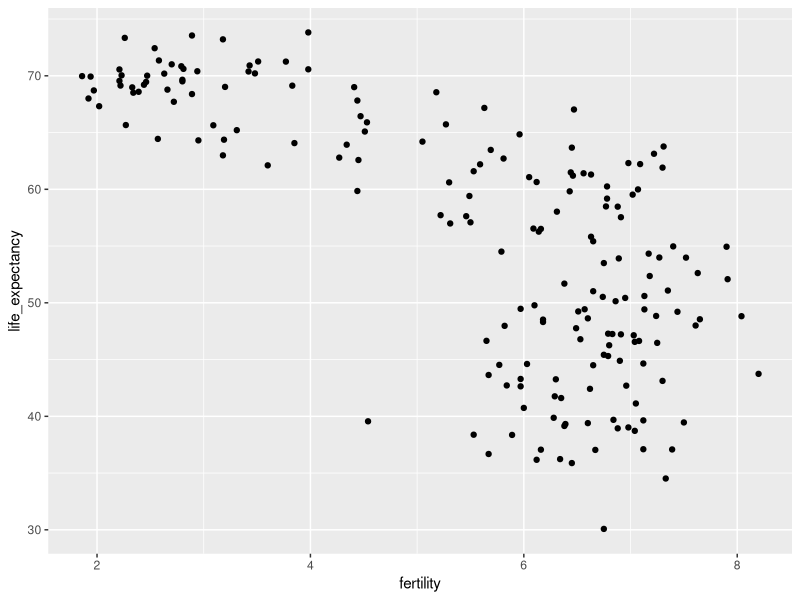
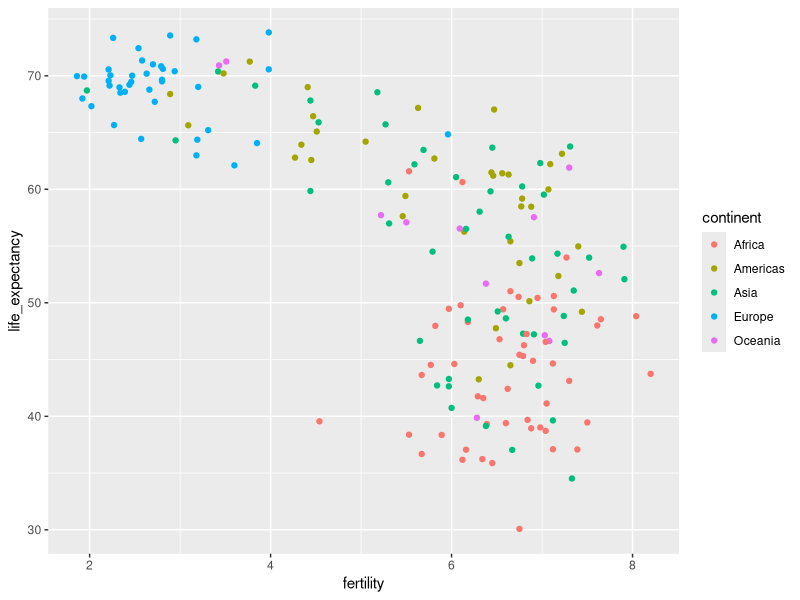
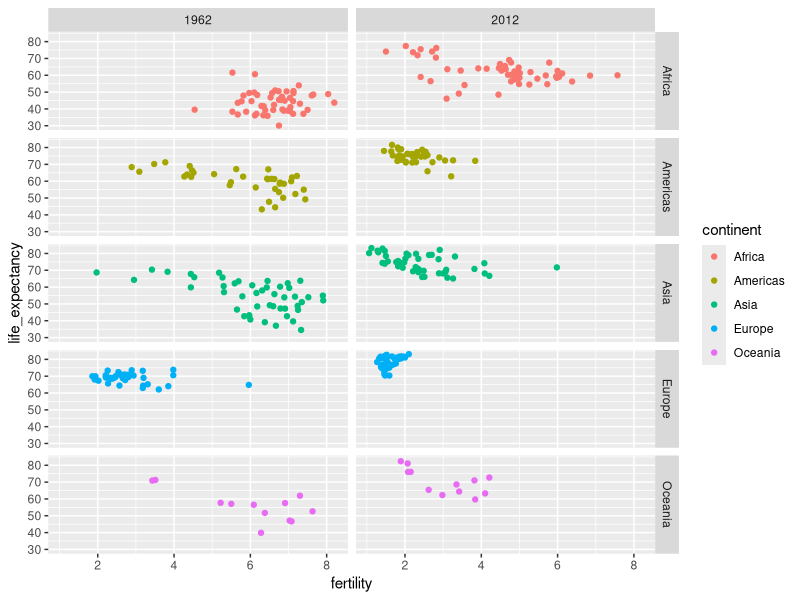
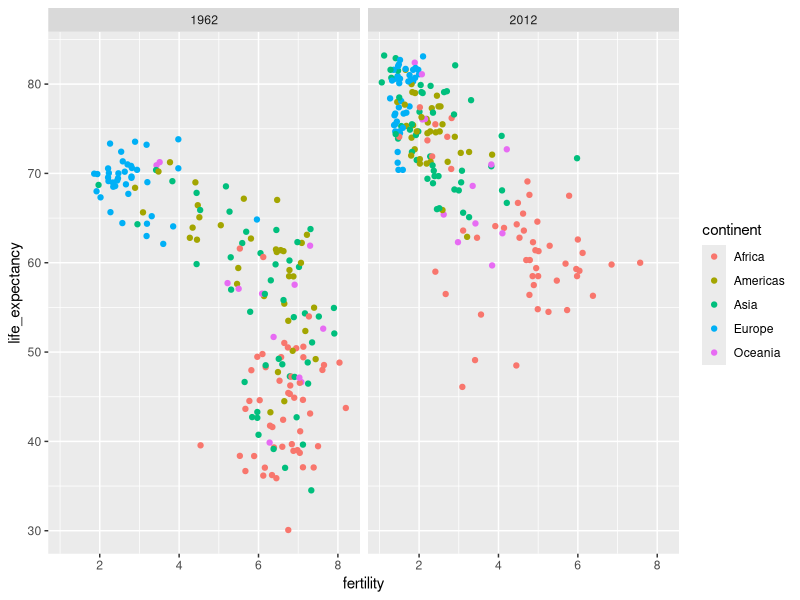
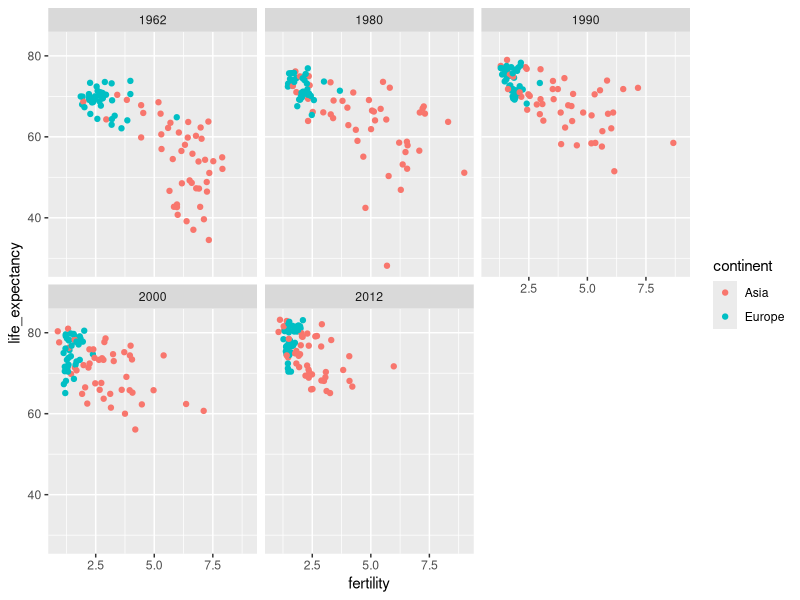
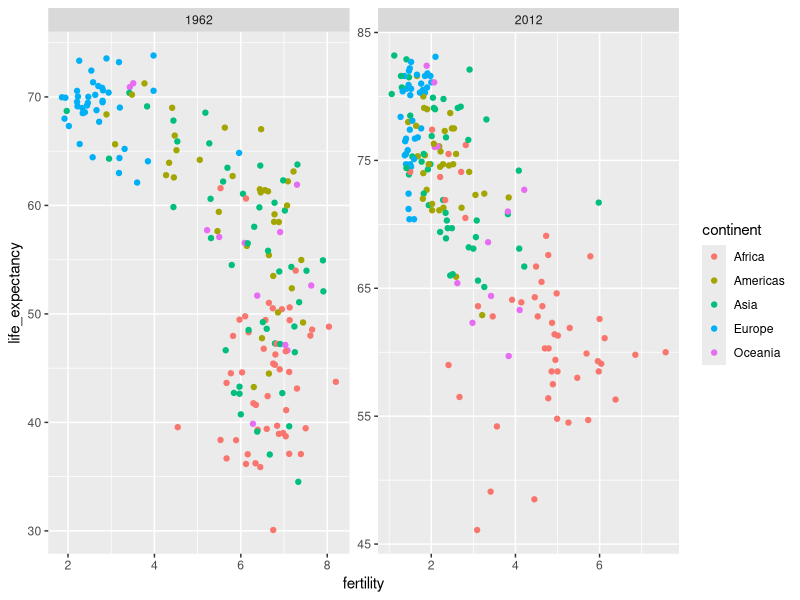
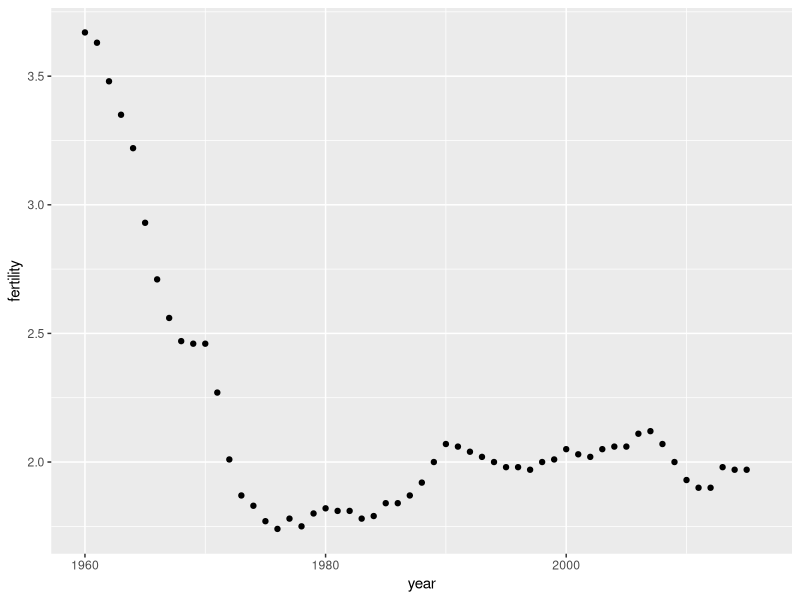
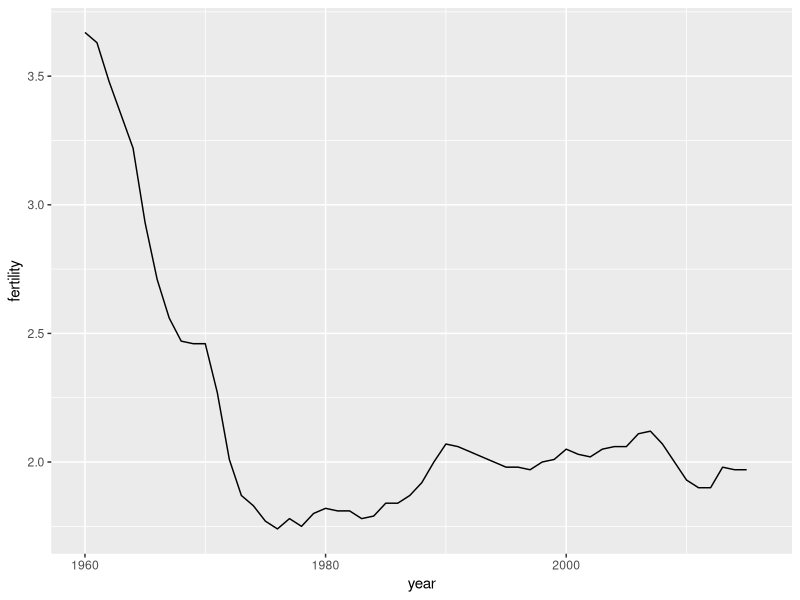

Reproduce these figures in R, in order.
## ---- chunk 1
library(tidyverse)
library(dslabs)
data(gapminder)
gapminder %>% as_tibble()
## ---- chunk 2
gapminder %>% 
  filter(year == 2015 & country %in% c("Sri Lanka","Turkey")) %>% 
  select(country, infant_mortality)
## ---- chunk 3
#> New names:
#> * country -> country...1
#> * infant_mortality -> infant_mortality...2
#> * country -> country...3
#> * infant_mortality -> infant_mortality...4
## ---- chunk 4
filter(gapminder, year == 1962) %>%
  ggplot(aes(fertility, life_expectancy)) +
  geom_point()
## ---- chunk 5
filter(gapminder, year == 1962) %>%
  ggplot( aes(fertility, life_expectancy, color = continent)) +
  geom_point() 
## ---- chunk 6
filter(gapminder, year%in%c(1962, 2012)) %>%
  ggplot(aes(fertility, life_expectancy, col = continent)) +
  geom_point() +
  facet_grid(continent~year)
## ---- chunk 7
filter(gapminder, year%in%c(1962, 2012)) %>%
  ggplot(aes(fertility, life_expectancy, col = continent)) +
  geom_point() +
  facet_grid(. ~ year)
## ---- chunk 8
years <- c(1962, 1980, 1990, 2000, 2012)
continents <- c("Europe", "Asia")
gapminder %>% 
  filter(year %in% years & continent %in% continents) %>%
  ggplot( aes(fertility, life_expectancy, col = continent)) +
  geom_point() +
  facet_wrap(~year) 
## ---- chunk 9
filter(gapminder, year%in%c(1962, 2012)) %>%
  ggplot(aes(fertility, life_expectancy, col = continent)) +
  geom_point() +
  facet_wrap(. ~ year, scales = "free")
## ---- chunk 10
gapminder %>% 
  filter(country == "United States") %>% 
  ggplot(aes(year, fertility)) +
  geom_point()
## ---- chunk 11
gapminder %>% 
  filter(country == "United States") %>% 
  ggplot(aes(year, fertility)) +
  geom_line()
## ---- chunk 12
countries <- c("South Korea","Germany")

gapminder %>% filter(country %in% countries) %>% 
  ggplot(aes(year,fertility)) +
  geom_line()
## ---- chunk 13
countries <- c("South Korea","Germany")
gapminder %>% filter(country %in% countries & !is.na(fertility)) %>% 
  ggplot(aes(year, fertility, group = country)) +
  geom_line()
## ---- chunk 14
countries <- c("South Korea","Germany")

gapminder %>% filter(country %in% countries & !is.na(fertility)) %>% 
  ggplot(aes(year,fertility, col = country)) +
  geom_line()
## ---- chunk 15
labels <- data.frame(country = countries, x = c(1975,1965), y = c(60,72))

gapminder %>% 
  filter(country %in% countries) %>% 
  ggplot(aes(year, life_expectancy, col = country)) +
  geom_line() +
  geom_text(data = labels, aes(x, y, label = country), size = 5) +
  theme(legend.position = "none")
## ---- chunk 16
gapminder <- gapminder %>%  mutate(dollars_per_day = gdp/population/365)
## ---- chunk 17
past_year <- 1970
gapminder %>% 
  filter(year == past_year & !is.na(gdp)) %>%
  ggplot(aes(dollars_per_day)) + 
  geom_histogram(binwidth = 1, color = "black")
## ---- chunk 18
gapminder %>% 
  filter(year == past_year & !is.na(gdp)) %>%
  ggplot(aes(log2(dollars_per_day))) + 
  geom_histogram(binwidth = 1, color = "black")
## ---- chunk 19
filter(gapminder, year == past_year) %>%
  summarize(min = min(population), max = max(population))
## ---- chunk 20
gapminder %>% 
  filter(year == past_year) %>%
  ggplot(aes(log10(population))) +
  geom_histogram(binwidth = 0.5, color = "black")
## ---- chunk 21
gapminder %>% 
  filter(year == past_year & !is.na(gdp)) %>%
  ggplot(aes(dollars_per_day)) + 
  geom_histogram(binwidth = 1, color = "black") +
  scale_x_continuous(trans = "log2")
## ---- chunk 22
gapminder %>% 
  filter(year == past_year & !is.na(gdp)) %>%
  mutate(region = reorder(region, dollars_per_day, FUN = median)) %>%
  ggplot(aes(dollars_per_day, region)) +
  geom_point() +
  scale_x_continuous(trans = "log2")  
## ---- chunk 23
gapminder <- gapminder %>% 
  mutate(group = case_when(
    region %in% c("Western Europe", "Northern Europe",
                  "Southern Europe", "Northern America", 
                  "Australia and New Zealand") ~ "West",
    region %in% c("Eastern Asia", "South-Eastern Asia") ~ "East Asia",
    region %in% c("Caribbean", "Central America", 
                  "South America") ~ "Latin America",
    continent == "Africa" & 
      region != "Northern Africa" ~ "Sub-Saharan",
    TRUE ~ "Others"))
## ---- chunk 24
gapminder <- gapminder %>% 
  mutate(group = factor(group, levels = c("Others", "Latin America",
                                          "East Asia","Sub-Saharan",
                                          "West")))
## ---- chunk 25
p <- gapminder %>% 
  filter(year == past_year & !is.na(gdp)) %>%
  ggplot(aes(group, dollars_per_day)) +
  geom_boxplot() +
  scale_y_continuous(trans = "log2") +
  xlab("") +
  theme(axis.text.x = element_text(angle = 90, hjust = 1)) 
p
## ---- chunk 26
p + geom_point(alpha = 0.5)
## ---- chunk 27
library(ggridges)
p <- gapminder %>% 
  filter(year == past_year & !is.na(dollars_per_day)) %>%
  ggplot(aes(dollars_per_day, group)) + 
  scale_x_continuous(trans = "log2") 
p  + geom_density_ridges() 
## ---- chunk 28
p + geom_density_ridges(jittered_points = TRUE)
## ---- chunk 29
p + geom_density_ridges(
  jittered_points = TRUE, 
  position = position_points_jitter(height = 0),
  point_shape = '|', point_size = 3, 
  point_alpha = 1, alpha = 0.7)
## ---- chunk 30
past_year <- 1970
present_year <- 2010
years <- c(past_year, present_year)
gapminder %>% 
  filter(year %in% years & !is.na(gdp)) %>%
  mutate(west = ifelse(group == "West", "West", "Developing")) %>%
  ggplot(aes(dollars_per_day)) +
  geom_histogram(binwidth = 1, color = "black") +
  scale_x_continuous(trans = "log2") + 
  facet_grid(year ~ west)
## ---- chunk 31
country_list_1 <- gapminder %>% 
  filter(year == past_year & !is.na(dollars_per_day)) %>% 
  pull(country)

country_list_2 <- gapminder %>% 
  filter(year == present_year & !is.na(dollars_per_day)) %>% 
  pull(country)
      
country_list <- intersect(country_list_1, country_list_2)
## ---- chunk 32
gapminder %>% 
  filter(year %in% years & country %in% country_list) %>%
  ggplot(aes(group, dollars_per_day)) +
  geom_boxplot() +
  theme(axis.text.x = element_text(angle = 90, hjust = 1)) +
  scale_y_continuous(trans = "log2") +
  xlab("") +
  facet_grid(. ~ year)
## ---- chunk 33
gapminder %>% 
  filter(year %in% years & country %in% country_list) %>%
  mutate(year = factor(year)) %>%
  ggplot(aes(group, dollars_per_day, fill = year)) +
  geom_boxplot() +
  theme(axis.text.x = element_text(angle = 90, hjust = 1)) +
  scale_y_continuous(trans = "log2") +
  xlab("") 
## ---- chunk 34
gapminder %>% 
  filter(year %in% years & country %in% country_list) %>%
  ggplot(aes(dollars_per_day)) +
  geom_density(fill = "grey") + 
  scale_x_continuous(trans = "log2") + 
  facet_grid(. ~ year)
## ---- chunk 35
gapminder %>% 
  filter(year %in% years & country %in% country_list) %>%
  mutate(group = ifelse(group == "West", "West", "Developing")) %>%
  ggplot(aes(dollars_per_day, fill = group)) +
  scale_x_continuous(trans = "log2") +
  geom_density(alpha = 0.2) + 
  facet_grid(year ~ .)
## ---- chunk 36
aes(x = dollars_per_day, y = ..count..)
## ---- chunk 37
p <- gapminder %>% 
  filter(year %in% years & country %in% country_list) %>%
  mutate(group = ifelse(group == "West", "West", "Developing")) %>%
  ggplot(aes(dollars_per_day, y = ..count.., fill = group)) +
  scale_x_continuous(trans = "log2", limit = c(0.125, 300))

p + geom_density(alpha = 0.2) + 
  facet_grid(year ~ .)
## ---- chunk 38
p + geom_density(alpha = 0.2, bw = 0.75) + facet_grid(year ~ .)
## ---- chunk 39
gapminder %>% 
  filter(year %in% years & !is.na(dollars_per_day)) %>%
  ggplot(aes(dollars_per_day, group)) + 
  scale_x_continuous(trans = "log2") + 
  geom_density_ridges(adjust = 1.5) +
  facet_grid(. ~ year)
## ---- chunk 40
gapminder %>% 
    filter(year %in% years & country %in% country_list) %>%
  group_by(year) %>%
  mutate(weight = population/sum(population)*2) %>%
  ungroup() %>%
  ggplot(aes(dollars_per_day, fill = group)) +
  scale_x_continuous(trans = "log2", limit = c(0.125, 300)) + 
  geom_density(alpha = 0.2, bw = 0.75, position = "stack") + 
  facet_grid(year ~ .)
